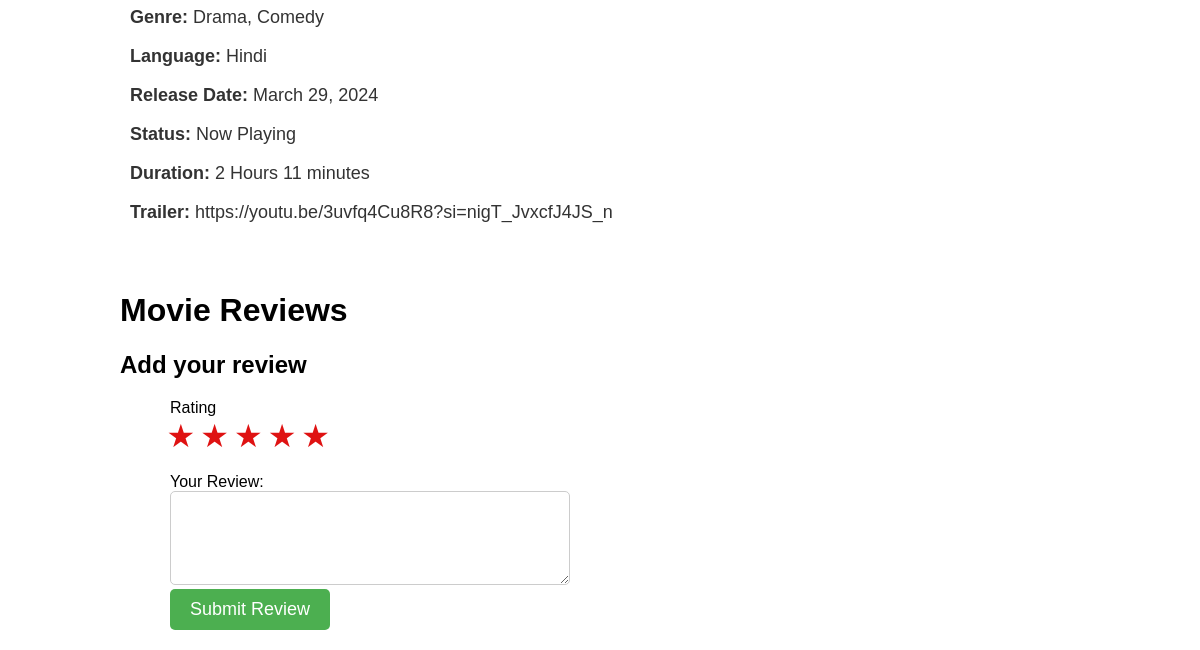
Page /movie/3/ (lower part) on the earlier database version.
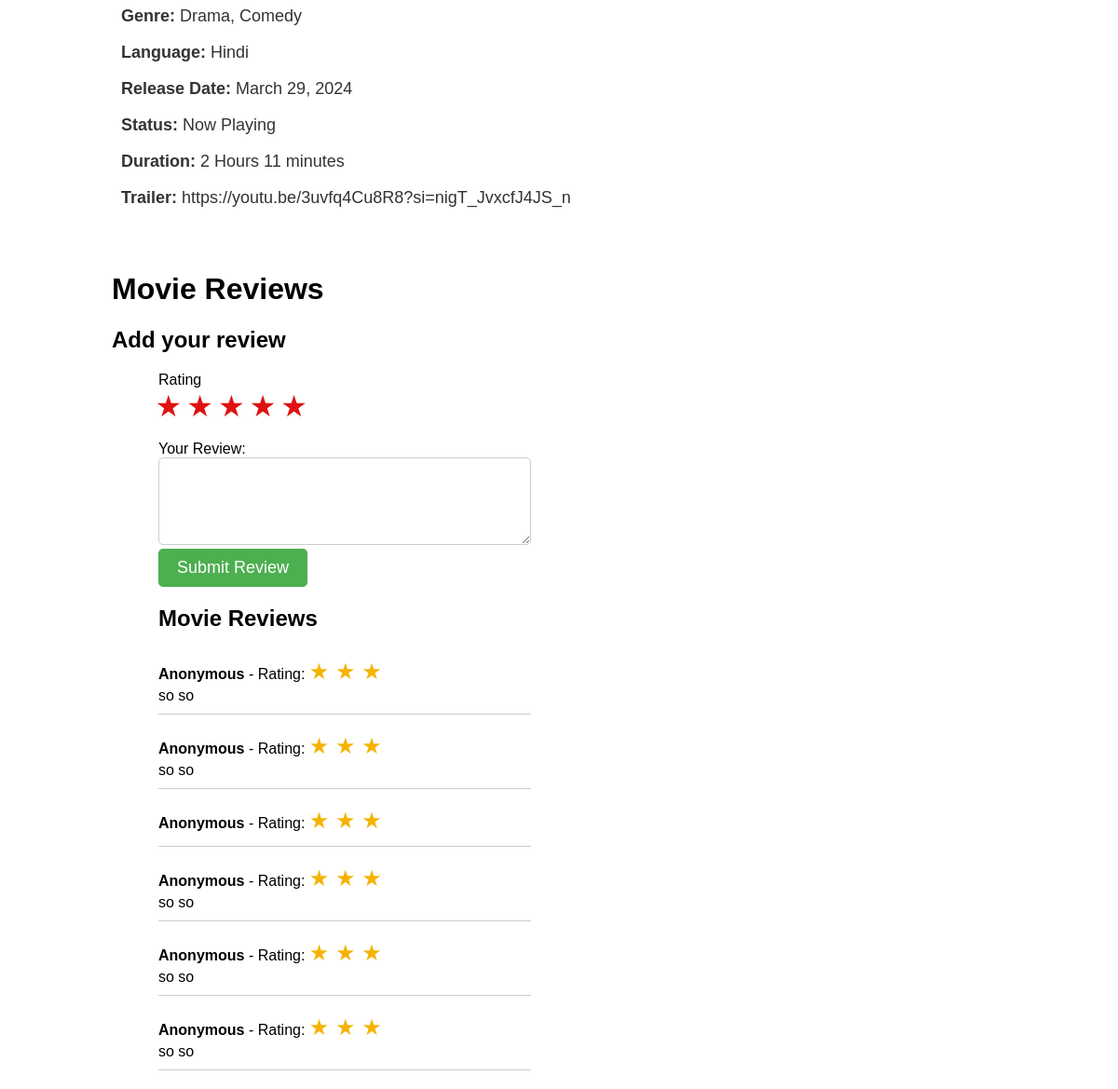
Same page on the later database version.
### movies/models.py (models this page shows, shortened)
class UserReview(models.Model):
    user = models.ForeignKey(settings.AUTH_USER_MODEL, on_delete=models.CASCADE, related_name='review', null=True, blank=True)
    session_key = models.CharField(max_length=40, null=True, blank=True)
    movie = models.ForeignKey('Movie', on_delete=models.CASCADE)
    message = models.TextField()
    rating = models.IntegerField()

### movies/views.py (the view)
# urls.py: path('movie/<int:movie_id>/', views.movie_detail, name='movie_detail'),
def movie_detail(request, movie_id):
    movie = get_object_or_404(Movie, movieId=movie_id)
    reviews = UserReview.objects.filter(movie=movie)
    context = {
        'movie' : movie,
        'reviews' : reviews
    }
    template = loader.get_template('movieDetails.html')
    return HttpResponse(template.render(context, request))

### movies/templates/movieDetails.html (shortened to what this page needs)
<!DOCTYPE html>
<html lang="en">
<head>
</head>
<body>
{% include 'headerNavbar.html' %}
<div class="container">
    <div class="product-details">
        <div class="details">
            <p><strong>Genre:</strong> {{ movie.genre }}</p>
            <p><strong>Language:</strong> {{ movie.language }}</p>
            <p><strong>Release Date:</strong> {{ movie.release_date }}</p>
            <p><strong>Status:</strong> {{ movie.status }}</p>
            <p><strong>Duration:</strong> {{ movie.duration }}</p>
            <p><strong>Trailer:</strong> {{ movie.trailer_url }}</p>
        </div>
    </div>
</div>
<div class="reviews">
    <h1>Movie Reviews</h1>
    <h2>Add your review</h2>
    <form action="{% url 'add_review' movie_id=movie.movieId %}" method="post">
        <label for="rating">Rating</label>
        <div class="rating">
            <input type="radio" name="rating" id="star1" value="1"><label for="star1">★</label>
            <input type="radio" name="rating" id="star2" value="2"><label for="star2">★</label>
            <input type="radio" name="rating" id="star3" value="3"><label for="star3">★</label>
            <input type="radio" name="rating" id="star4" value="4"><label for="star4">★</label>
            <input type="radio" name="rating" id="star5" value="5"><label for="star5">★</label>
        </div><br>
        <label for="message">Your Review:</label><br>
        <textarea name="message" id="message" rows="4" cols="50" class="review-textbox"></textarea><br>
        <input type="submit" value="Submit Review" id="add-button">
    </form>
    <div class="review-list">
        {% if reviews %}
            <h2>Movie Reviews</h2>
            {% for review in reviews %}
                <li>
                    {% if review.user.username %}
                        <strong>{{ review.user.username }}</strong>
                    {% else %}
                        <strong>Anonymous</strong>
                    {% endif %}
                    - Rating:
                    <span class="stars">
                        {% for i in ''|center:review.rating %}
                            ★
                        {% endfor %}
                    </span>
                    <br>
                    {{ review.message }}
                </li>
            {% endfor %}
        {% endif %}
    </div>
</div>
</body>
</html>

Differences in the rows shown:
added UserReview: shows "Anonymous", rating 3 (drawn), message "so so"
added UserReview: shows "Anonymous", rating 3 (drawn), message "so so"
added UserReview: shows "Anonymous", rating 3 (drawn)
added UserReview: shows "Anonymous", rating 3 (drawn), message "so so"
added UserReview: shows "Anonymous", rating 3 (drawn), message "so so"
added UserReview: shows "Anonymous", rating 3 (drawn), message "so so"
Other differences:
text now shown: "Movie Reviews"
